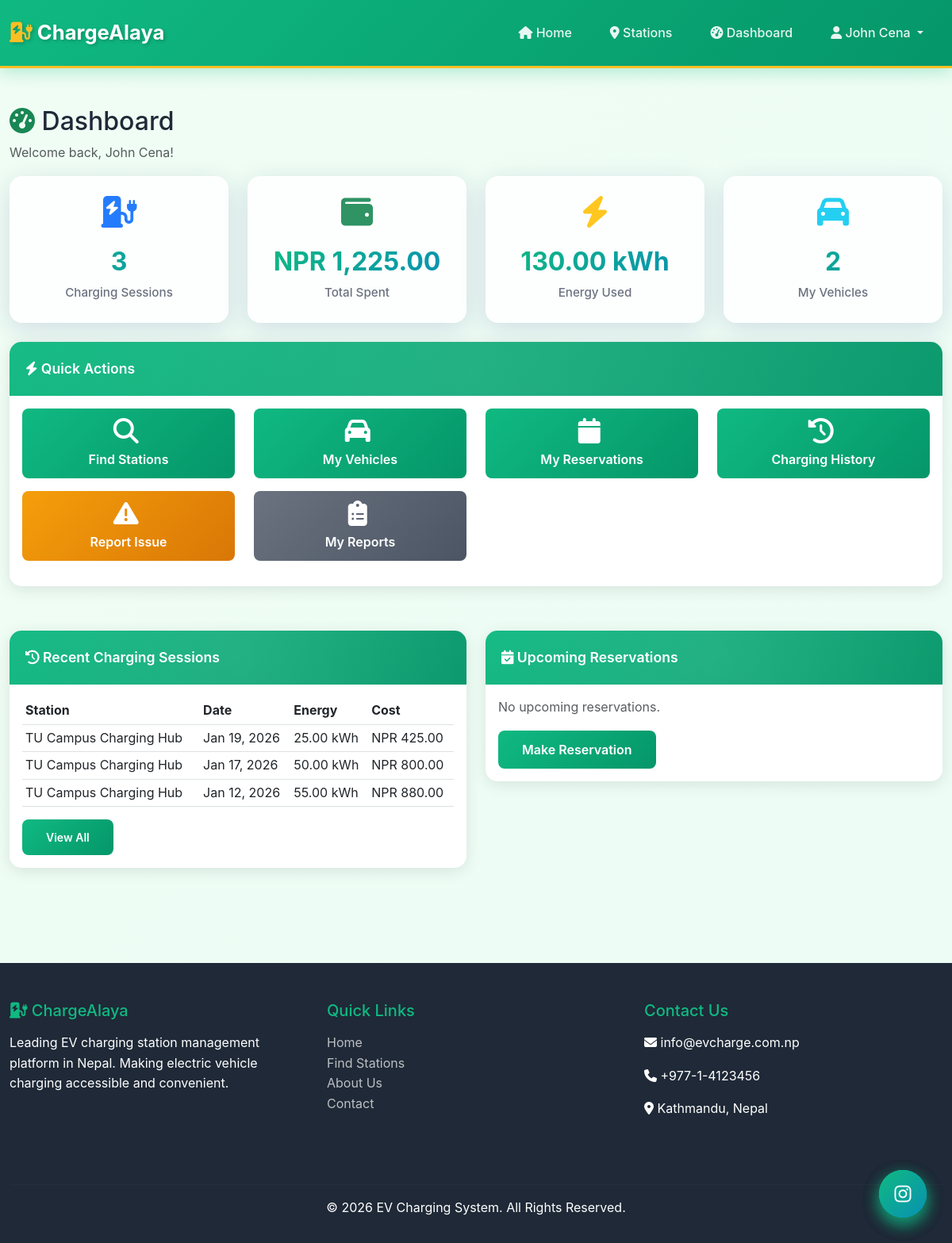
Page /user/dashboard.php (signed in) on the committed database.
### tables this page shows
CREATE TABLE `charging_sessions` (
  `session_id` int(11) NOT NULL,
  `user_id` int(11) NOT NULL,
  `vehicle_id` int(11) NOT NULL,
  `charger_id` int(11) NOT NULL,
  `start_time` datetime NOT NULL,
  `end_time` datetime DEFAULT NULL,
  `energy_used_kwh` decimal(10,2) DEFAULT NULL,
  `cost` decimal(10,2) DEFAULT NULL,
  `session_status` char(10) NOT NULL DEFAULT 'completed'
);

CREATE TABLE `charging_stations` (
  `station_id` int(11) NOT NULL,
  `station_name` varchar(200) NOT NULL,
  `user_id` int(11) NOT NULL,
  `address` text NOT NULL,
  `city` varchar(100) DEFAULT NULL,
  `province` varchar(100) DEFAULT NULL,
  `latitude` decimal(10,8) DEFAULT NULL,
  `longitude` decimal(11,8) DEFAULT NULL,
  `operating_hours` varchar(100) DEFAULT NULL,
  `status` enum('online','offline','under_maintenance') DEFAULT 'online'
);

### partials/functions.php (called while the page is built, shortened)
<?php
function formatCurrency($amount) {
    return 'NPR ' . number_format($amount, 2);
}
function formatDate($date) {
    return date('M d, Y', strtotime($date));
}
?>

### user/dashboard.php (the view, shortened to what this page needs)
<?php
include '../partials/header.php';
$db = new Database();
$conn = $db->connect();
$user_id = $_SESSION['user_id'];
$total_sessions_query = "SELECT COUNT(*) as count FROM charging_sessions WHERE user_id = $user_id";
$total_sessions = $conn->query($total_sessions_query)->fetch_assoc()['count'];
$total_spent_query = "SELECT SUM(amount) as total FROM payments WHERE user_id = $user_id AND payment_status = 'paid'";
$total_spent_result = $conn->query($total_spent_query)->fetch_assoc();
$total_spent = $total_spent_result['total'] ?? 0;
$total_energy_query = "SELECT SUM(energy_used_kwh) as total FROM charging_sessions WHERE user_id = $user_id";
$total_energy_result = $conn->query($total_energy_query)->fetch_assoc();
$total_energy = $total_energy_result['total'] ?? 0;
$vehicles_count_query = "SELECT COUNT(*) as count FROM vehicles WHERE user_id = $user_id";
$vehicles_count = $conn->query($vehicles_count_query)->fetch_assoc()['count'];
$recent_sessions_query = "SELECT cs.*, cst.station_name, v.brand, v.model, c.charger_type, p.payment_status
                          FROM charging_sessions cs
                          LEFT JOIN chargers c ON cs.charger_id = c.charger_id
                          LEFT JOIN charging_stations cst ON c.station_id = cst.station_id
                          LEFT JOIN vehicles v ON cs.vehicle_id = v.vehicle_id
                          LEFT JOIN payments p ON cs.session_id = p.session_id
                          WHERE cs.user_id = $user_id
                          ORDER BY cs.start_time DESC
                          LIMIT 5";
$recent_sessions = $conn->query($recent_sessions_query);
$reservations_query = "SELECT r.*, cs.station_name, c.charger_type
                       FROM reservations r
                       JOIN chargers c ON r.charger_id = c.charger_id
                       JOIN charging_stations cs ON c.station_id = cs.station_id
                       WHERE r.user_id = $user_id AND r.status = 'confirmed' AND r.start_time > NOW()
                       ORDER BY r.start_time ASC
                       LIMIT 5";
$reservations = $conn->query($reservations_query);
?>
<div class="container my-5">
    <h2><i class="fas fa-tachometer-alt text-success"></i> Dashboard</h2>
    <p class="text-muted">Welcome back, <?php echo $_SESSION['name']; ?>!</p>
    <div class="row mb-4">
        <div class="col-md-3" style="animation-delay: 0.1s;">
            <div class="stat-card glass-card">
                <i class="fas fa-charging-station text-primary icon-pulse"></i>
                <h3><?php echo $total_sessions; ?></h3>
                <p>Charging Sessions</p>
            </div>
        </div>
        <div class="col-md-3" style="animation-delay: 0.2s;">
            <div class="stat-card glass-card">
                <i class="fas fa-wallet text-success icon-pulse"></i>
                <h3><?php echo formatCurrency($total_spent); ?></h3>
                <p>Total Spent</p>
            </div>
        </div>
        <div class="col-md-3" style="animation-delay: 0.3s;">
            <div class="stat-card glass-card">
                <i class="fas fa-bolt text-warning icon-pulse"></i>
                <h3><?php echo number_format($total_energy, 2); ?> kWh</h3>
                <p>Energy Used</p>
            </div>
        </div>
        <div class="col-md-3" style="animation-delay: 0.4s;">
            <div class="stat-card glass-card">
                <i class="fas fa-car text-info icon-pulse"></i>
                <h3><?php echo $vehicles_count; ?></h3>
                <p>My Vehicles</p>
            </div>
        </div>
    </div>
    <div class="row mb-4">
        <div class="col-md-12">
            <div class="card">
                <div class="card-header">
                    <i class="fas fa-bolt"></i> Quick Actions
                </div>
                <div class="card-body">
                    <div class="row">
                        <div class="col-md-3 mb-3">
                            <a href="/chargealaya/public/stations.php" class="btn btn-custom w-100 quick-action-btn">
                                <i class="fas fa-search fa-2x mb-2"></i><br>Find Stations
                            </a>
                        </div>
                        <div class="col-md-3 mb-3">
                            <a href="vehicles.php" class="btn btn-custom w-100 quick-action-btn">
                                <i class="fas fa-car fa-2x mb-2"></i><br>My Vehicles
                            </a>
                        </div>
                        <div class="col-md-3 mb-3">
                            <a href="reservations.php" class="btn btn-custom w-100 quick-action-btn">
                                <i class="fas fa-calendar fa-2x mb-2"></i><br>My Reservations
                            </a>
                        </div>
                        <div class="col-md-3 mb-3">
                            <a href="charging_history.php" class="btn btn-custom w-100 quick-action-btn">
                                <i class="fas fa-history fa-2x mb-2"></i><br>Charging History
                            </a>
                        </div>
                        <div class="col-md-3 mb-3">
                            <a href="report_issue.php" class="btn btn-warning-custom w-100 quick-action-btn">
                                <i class="fas fa-exclamation-triangle fa-2x mb-2"></i><br>Report Issue
                            </a>
                        </div>
                        <div class="col-md-3 mb-3">
                            <a href="my_reports.php" class="btn btn-secondary-custom w-100 quick-action-btn">
                                <i class="fas fa-clipboard-list fa-2x mb-2"></i><br>My Reports
                            </a>
                        </div>
                    </div>
                </div>
            </div>
        </div>
    </div>
    <div class="row">
        <div class="col-md-6 mb-4">
            <div class="card">
                <div class="card-header">
                    <i class="fas fa-history"></i> Recent Charging Sessions
                </div>
                <div class="card-body">
                    <?php if ($recent_sessions->num_rows > 0): ?>
                        <div class="table-responsive">
                            <table class="table table-sm">
                                <thead>
                                    <tr>
                                        <th>Station</th>
                                        <th>Date</th>
                                        <th>Energy</th>
                                        <th>Cost</th>
                                    </tr>
                                </thead>
                                <tbody>
                                    <?php while ($session = $recent_sessions->fetch_assoc()): ?>
                                        <tr>
                                            <td><?php echo htmlspecialchars($session['station_name']); ?></td>
                                            <td><?php echo formatDate($session['start_time']); ?></td>
                                            <td><?php echo number_format($session['energy_used_kwh'], 2); ?> kWh</td>
                                            <td><?php echo formatCurrency($session['cost']); ?></td>
                                        </tr>
                                    <?php endwhile; ?>
                                </tbody>
                            </table>
                        </div>
                        <a href="charging_history.php" class="btn btn-sm btn-custom">View All</a>
                    <?php else: ?>
                        <p class="text-muted">No charging sessions yet.</p>
                        <a href="/chargealaya/public/stations.php" class="btn btn-custom">Find Stations</a>
                    <?php endif; ?>
                </div>
            </div>
        </div>
        <div class="col-md-6 mb-4">
            <div class="card">
                <div class="card-header">
                    <i class="fas fa-calendar-check"></i> Upcoming Reservations
                </div>
                <div class="card-body">
                    <?php if ($reservations->num_rows > 0): ?>
                        <div class="table-responsive">
                            <table class="table table-sm">
                                <thead>
                                    <tr>
                                        <th>Station</th>
                                        <th>Date & Time</th>
                                        <th>Status</th>
                                    </tr>
                                </thead>
                                <tbody>
                                    <?php while ($reservation = $reservations->fetch_assoc()): ?>
                                        <tr>
                                            <td><?php echo htmlspecialchars($reservation['station_name']); ?></td>
                                            <td><?php echo formatDateTime($reservation['start_time']); ?></td>
                                            <td><span class="badge bg-success">Confirmed</span></td>
                                        </tr>
                                    <?php endwhile; ?>
                                </tbody>
                            </table>
                        </div>
                        <a href="reservations.php" class="btn btn-sm btn-custom">View All</a>
                    <?php else: ?>
                        <p class="text-muted">No upcoming reservations.</p>
                        <a href="/chargealaya/public/stations.php" class="btn btn-custom">Make Reservation</a>
                    <?php endif; ?>
                </div>
            </div>
        </div>
    </div>
</div>
<?php
include '../partials/footer.php';
?>

### assets/css/view_receipt.css (style rules this page uses)
@media screen { .card { box-shadow: 0 4px 20px rgba(0,0,0,0.1); } }

### rows in the picture
charging_sessions: charging_stations.station_name "TU Campus Charging Hub", start_time "Jan 19, 2026", energy_used_kwh "25.00", cost "NPR 425.00"
charging_sessions: charging_stations.station_name "TU Campus Charging Hub", start_time "Jan 17, 2026", energy_used_kwh "50.00", cost "NPR 800.00"
charging_sessions: charging_stations.station_name "TU Campus Charging Hub", start_time "Jan 12, 2026", energy_used_kwh "55.00", cost "NPR 880.00"

### other values in the picture
$_SESSION['name'] "John Cena"
$total_sessions "3"
formatCurrency($total_spent) "NPR 1,225.00"
$total_energy "130.00"
$vehicles_count "2"
